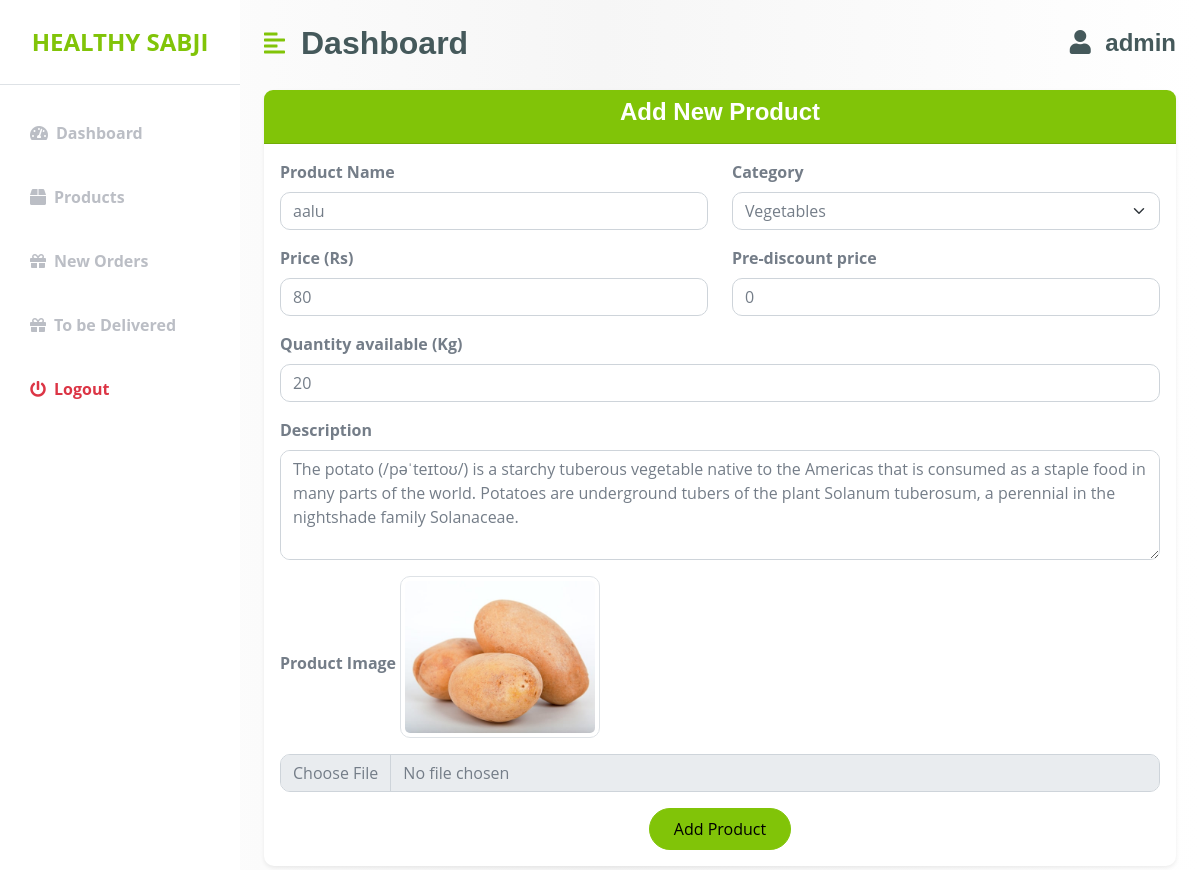
Page /edit_product/3/ (signed in) on the earlier database version.
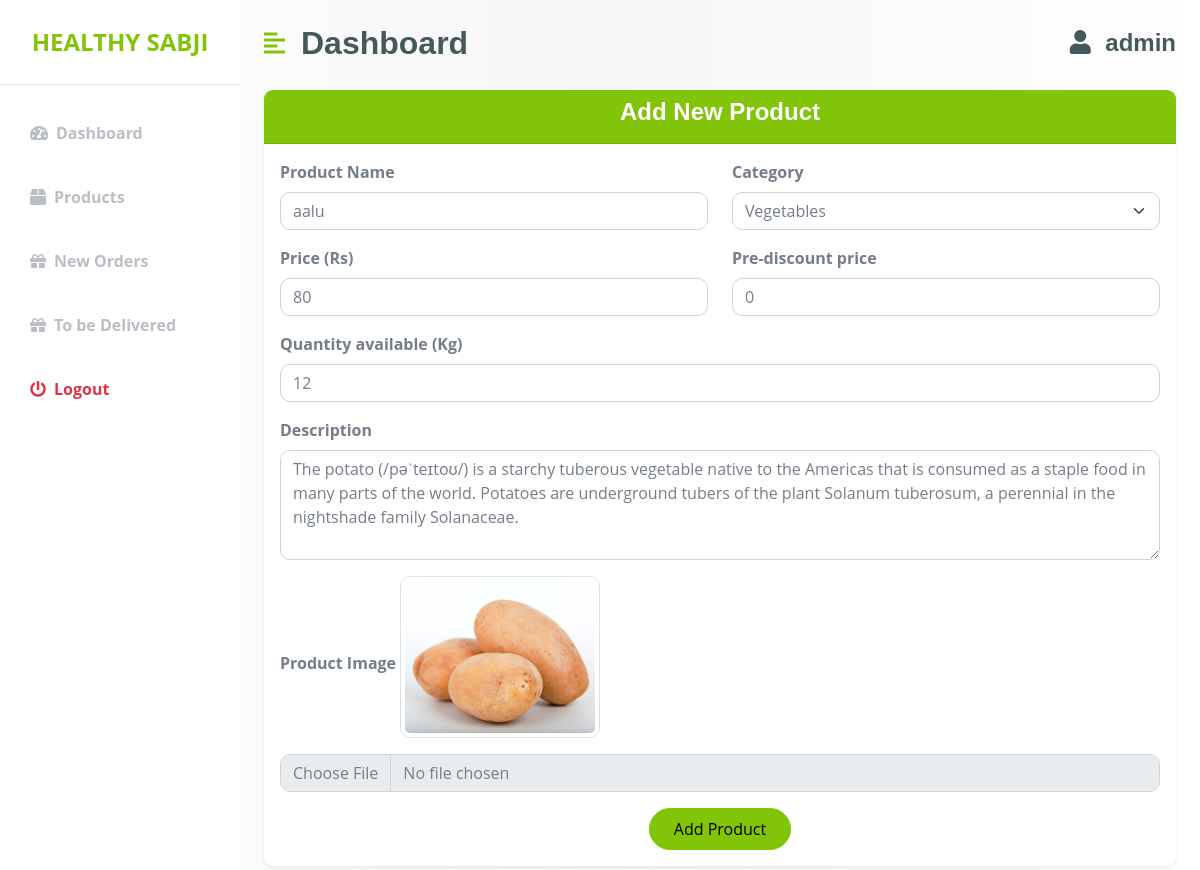
Same page on the later database version.
### sabji/models.py (models this page shows, shortened)
class Product(models.Model):
    name = models.CharField(max_length=100)
    price = models.IntegerField(help_text='Price per kilo')
    pre_discount_price = models.IntegerField(blank=True, null=True)
    description = models.TextField()
    image = models.ImageField(upload_to='product_images/')
    quantity = models.IntegerField()
    farmer = models.ForeignKey(CustomUser, on_delete=models.CASCADE, related_name='products', limit_choices_to={'is_farmer': True})
    date_added = models.DateTimeField(auto_now_add=True)
    category = models.ForeignKey('Category', on_delete=models.SET_NULL, related_name='products',null=True)

class Category(models.Model):
    name = models.CharField(max_length=100)
    image = models.ImageField(upload_to='category_images/', blank=True, null=True)

### accounts/views.py (the view, shortened to what this page needs)
# urls.py: path('edit_product/<int:id>/',views.edit_product,name="edit_product"),
@login_required
def edit_product(request,id):
    product = Product.objects.get(id=id)
    context = {
        'product':product
    }
    return render(request,'farmer/add_products.html',context)

### sabji/processors.py (called while the page is built)
def productprocessor(request):
    products = Product.objects.filter(quantity__gt=0)
    lowest_price = products.filter(quantity__gt=0).order_by('price').first()
    return {'products': products, 'lowest_price': lowest_price}

def categoryprocessor(request):
    categories = Category.objects.all()
    return {'categories': categories}

def discountprocessor(request):
    discounted_products = Product.objects.filter(pre_discount_price__gt=0)
    return {'discounted_products': discounted_products}

def cartprocessor(request):
    cart_count = 0
    if request.user.is_authenticated:
        cart_count = request.user.cart_items.filter(active=True).count()
    return {'cart_count': cart_count}

def bestsellerprocessor(request):
    bestseller_data = (
        OrderItem.objects.values('product__id', 'product__name')
        .annotate(total_quantity=Sum('quantity'))
        .order_by('-total_quantity')
    )
    bestseller_ids = [item['product__id'] for item in bestseller_data[:3]]
    bestseller = Product.objects.filter(id__in=bestseller_ids)
    return {'bestsellers': bestseller}

### templates/farmer/add_products.html (shortened to what the changed rows need)
{% extends "farmer/base.html" %}
{% block content %}
        <div class="container py-1">
            <div class="row justify-content-center">
                <div class="col-lg-12">
                    <div class="card border-0 shadow-sm">
                        <div class="card-body">
                            <form action="" method="POST" enctype="multipart/form-data">
                                <div class="row">
                                    <div class="col-md-6 mb-3">
                                        <label for="productName" class="form-label fw-bold">Product Name</label>
                                        <input type="text" class="form-control" id="productName" name="name" placeholder="Enter product name" value="{{product.name}}" required>
                                    </div>
                                    <div class="col-md-6 mb-3">
                                        <label for="productCategory" class="form-label fw-bold">Category</label>
                                        <select class="form-select" id="productCategory" name="category" required>
                                            {% for category in categories %}
                                            <option value="{{ category.id }}" {% if category.id == product.category.id %}selected{% endif %}>{{ category.name }}</option>
                                            {% endfor %}
                                        </select>
                                    </div>
                                </div>
                                <div class="row">
                                    <div class="col-md-6 mb-3">
                                        <label for="productPrice" class="form-label fw-bold">Price (Rs)</label>
                                        <input type="number" class="form-control" id="productPrice" name="price" placeholder="Enter price" value="{{product.price}}" required>
                                    </div>
                                    <div class="col-md-6 mb-3">
                                        <label for="productWeight" class="form-label fw-bold">Pre-discount price</label>
                                        <input type="number" step="0.01" class="form-control" id="productWeight" name="non_discount_price" value="{{product.pre_discount_price}}" placeholder="Leave empty for no discount" >
                                    </div>
                                    <div class="col-md-12 mb-3">
                                        <label for="productWeight" class="form-label fw-bold">Quantity available (Kg)</label>
                                        <input type="number" step="0.01" class="form-control" id="productWeight" name="quantity" value="{{product.quantity}}" placeholder="Enter weight" required>
                                    </div>
                                </div>
                                <div class="mb-3">
                                    <label for="productDescription" class="form-label fw-bold">Description</label>
                                    <textarea class="form-control" id="productDescription" name="description" rows="4" placeholder="Enter product description" required>{{product.description}}</textarea>
                                </div>
                                <div class="mb-3">
                                    <label for="productImage" class="form-label fw-bold">Product Image</label>
                                    {% if product.image %}
                                    <img src="{{ product.image.url }}" alt="{{ product.name }}" class="img-thumbnail mb-3" style="max-width: 200px;">
                                {% endif %}
                                <input type="file" class="form-control" id="productImage" name="image" accept="image/*" {% if not product.image %}required{% endif %}>
                                </div>
                            </form>
                        </div>
                    </div>
                </div>
            </div>
            {% endblock content %}

Differences in the rows shown:
changed Product "aalu": quantity "20" → "12"
